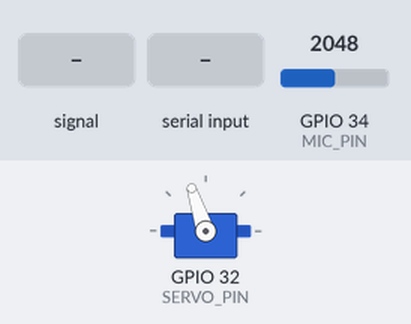
Bench run of a sketch on a simulated ESP32. Parts: servo. The test bench sets the inputs (shaded band); at power-on: GPIO 34 (MIC_PIN) = 2048 (analog values on the 0–4095 scale). Servo pulses on a pin are drawn as a servo (544–2400 µs = 0–180°); what the sketch prints to the serial monitor is not drawn.

Above: at 0.1 s.
At 1.7 s:
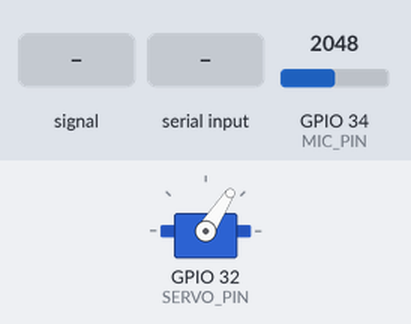
1.8 s: GPIO 34 (MIC_PIN) fed a 200 Hz sine of ±327 counts around its level
4.8 s: GPIO 34 (MIC_PIN) set to 2440
6.6 s: "horn12\n" received over Serial
9.6 s: GPIO 34 (MIC_PIN) fed a 1000 Hz sine of ±1023 counts around its level
12.1 s: "?\n" received over Serial
15.1 s: GPIO 34 (MIC_PIN) fed a 2 Hz sine of ±1228 counts around its level
Timing chart, 0 to 18.0 s (numbered marks = the images above; inputs shaded):
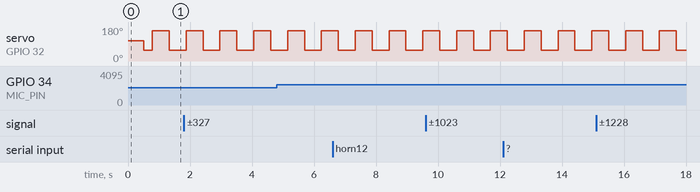

The sketch:

esp32_acoustic_v2.ino
```cpp
/* Acoustic frontend V2. Classic ESP32, Arduino-ESP32 3.x, USB 115200.
 * No external servo library. GPIO34=ADC1 input, GPIO32=horn PWM.
 * Continuous multi-tone beacon (frequency diversity, Phase B step 3, 20 Nov 2026);
 * paired captures have separate midpoint timestamps. Per pair, two lines with the same seq:
 * B2,seq,M,a-_1..a-_M,a+_1..a+_M,Nm,Np*CRC16   per-tone amplitudes (raw, not noise-subtracted)
 * R2,seq,tm_us,tp_us,emit_us,phi_m,phi_p,Am,Ap,Nm,Np,pp_m,pp_p,flags*CRC16
 * B2 is sent first, so a host can recombine the bins (rover.sensing.combine_bins) before
 * it handles the R2 line. Hosts that only know R2 ignore B2 and use the firmware combination.
 *   Am/Ap = sqrt(max(0, mean_k a_k^2 - N^2)): equal-weight power average over the M tone
 *           bins minus the in-band noise power. Coherent multipath fringes have a different
 *           phase in each bin, so averaging power over frequency removes most of the
 *           position dependence of a single tone (fringe spacing in frequency = c/dL).
 *   Nm/Np = sqrt(mean noise-bin power); the noise bins sit midway between the tones.
 *   wide16 includes 4000 Hz (the old single tone); horn12 avoids every 1 kHz multiple.
 * BEACON_PROFILE selects the tone set: 2 = horn12 (default, 3.19-4.56 kHz), 1 = wide16 (2.5-6.25 kHz).
 * Legacy single-tone behaviour: TONE_K={128}, NOISE_K={96} (4 kHz tone, 3 kHz reference),
 * USE_HANN=0. A is then noise-subtracted, which the old sketch did not do.
 * CRC16-CCITT-FALSE: ASCII before '*', init FFFF, polynomial 1021.
 *   tm_us/tp_us = midpoints of the A- / A+ captures; either may come first (bit 3).
 * flags: 1 valid, 2 ADC clipping (> RAIL_MAX = NS/50 samples at a rail; fewer are blanked), 4 sample timing failure; valid excludes 2/4.
 *        8 capture order: 0 = A- captured first, 1 = A+ captured first (alternates every pair).
 * Commands P<deg>, D<deg>, S<ms>, ?; one newline-terminated command per line.
 *
 * Servo constants are the wired-v2 values (esp32_acoustic_wired.ino, Oct 28):
 * centre 110 deg, +1 = left, 500-2400 us (the ESP32Servo attach range), phi limit 80 deg.
 * SERVO_CENTER IS A PER-MOUNT CALIBRATION: 110 deg is where the horn pointed straight
 * ahead with the horn-to-servo mounting used for the Oct-Nov data (the horn is not
 * aligned 1:1 with the servo spline). Re-measure it whenever the horn, servo or bracket
 * is moved or reattached, and note the value in each session's notes.
 * HORN_LIMIT=80 is only an upper bound; experiments set dither separately (D, max 60).
 * With centre 110 the servo end stop (180 deg) limits phi to +70 on the left, so the
 * physical span is [-80, +70] deg. This only matters for |phi_c|+delta > 70 (the E1
 * sweep edges); E2-E4 never exceeded 60. This sketch clamps explicitly and reports the
 * true angle. If the re-measured centre changes, PHI_LO/PHI_HI follow automatically;
 * update horn_limit_left_deg in Config/measured_sensor.json to match.
 * Capture order alternates every pair, as in wired v2: consecutive pairs ping-pong, so
 * there is one 2*delta move per pair, and an order-dependent bias (target motion during
 * the ~0.4 s gap) averages out of ln(A+/A-).
 * Verify the servo constants with the horn disconnected before mounting it.
 *
 * Wireless (optional, -DUSE_BT=1; default is USB only): Bluetooth Classic SPP alongside USB. Every output line
 * goes to USB and, while a client is connected, to Bluetooth; commands are accepted from
 * either link. The line protocol is identical, so the host only changes its port
 * (Pi: /dev/rfcomm0 after `rfcomm bind`; Windows: the outgoing "Standard Serial over
 * Bluetooth link" COM port). Pairs emitted with no client connected are lost (seq gaps).
 * A line never blocks the sampling loop: if the BT transmit buffer cannot take the
 * whole line, it is dropped and counted (bt_drop in the C2 line).
 * Requires a classic ESP32 (not S2/S3/C3/C6): BLE-only chips have no SPP.
 * Default build (USE_BT=0) is USB only, the deployment path.
 */
#include <Arduino.h>
#include <math.h>
#include <stdarg.h>
#include <stdlib.h>
#include <string.h>

#ifndef USE_BT
#define USE_BT 0   // deployment link is USB serial to the follower Pi; -DUSE_BT=1 enables SPP
#endif
#if USE_BT
#include "BluetoothSerial.h"
#if !defined(CONFIG_BT_ENABLED) || !defined(CONFIG_BLUEDROID_ENABLED)
#error "Classic Bluetooth is not enabled: use a classic ESP32 with board 'ESP32 Dev Module', or build with -DUSE_BT=0"
#endif
BluetoothSerial SerialBT;
constexpr const char *BT_NAME="AcousticFollower";   // name shown when pairing
uint32_t bt_dropped=0;
bool bt_was_connected=false;
#endif
// Declared here so Arduino's generated prototypes can see it.
struct LineReader { char buf[32]; uint8_t n=0; bool overflow=false; };

constexpr int MIC_PIN=34, SERVO_PIN=32;
constexpr int FS=16000, NS=512;
// Bin k is k*FS/NS = k*31.25 Hz. The beacon WAV must contain exactly the TONE_K tones.
// Default 1 (wide16) since 28 Nov: the adopted s1 bin_model and K are fitted on wide16; horn12 is uncalibrated.
#ifndef BEACON_PROFILE
#define BEACON_PROFILE 1
#endif
#if BEACON_PROFILE==2
// "horn12" (BEACON_PROFILE=2, from the 20 Nov s1 findings): the horn has bearing slope only at ~3.25-4.5 kHz,
// and USB-frame interference sits on every 1 kHz multiple. 12 tones, 3187.5..4562.5 Hz every
// 125 Hz (k = 102..146 step 4), none within one bin of a 1 kHz multiple (k % 32 in {31,0,1}).
// Noise bins midway (k+-2), except k = 128 (4000 Hz, interference line).
// Beacon: Tools/make_tone.py --spec Data/stimuli/horn12_spec.json
constexpr const char *PROFILE_NAME="horn12";
constexpr int TONE_K[]={102,106,110,114,118,122,126,130,134,138,142,146};
constexpr int NOISE_K[]={100,104,108,112,116,120,124,132,136,140,144,148};
constexpr bool AVOID_KHZ=true;
#else
// "wide16" (first multi-tone session s1): 2500..6250 Hz every 250 Hz (k = 80..200 step 8),
// noise bins midway (k+4). Beacon: Tools/make_tone.py --multitone.
constexpr const char *PROFILE_NAME="wide16";
constexpr int TONE_K[]={80,88,96,104,112,120,128,136,144,152,160,168,176,184,192,200};
constexpr int NOISE_K[]={84,92,100,108,116,124,132,140,148,156,164,172,180,188,196,204};
constexpr bool AVOID_KHZ=false;
#endif
constexpr int M_TONES=sizeof(TONE_K)/sizeof(TONE_K[0]), M_NOISE=sizeof(NOISE_K)/sizeof(NOISE_K[0]);
#ifndef USE_HANN
#define USE_HANN 1   // Hann window: no leakage from bin-centred tones into the noise bins 4 bins away
#endif
constexpr int SERVO_CENTER=110, SERVO_SIGN=1, SERVO_MIN=30, SERVO_MAX=180;
constexpr float HORN_LIMIT=80.f, SLEW_DEG_S=300.f;
constexpr int PULSE_MIN_US=500, PULSE_MAX_US=2400;
// Physical phi span once the servo range applies: [-80, +70] deg for the values above.
constexpr float PHI_LO=(SERVO_SIGN>0?SERVO_MIN-SERVO_CENTER:SERVO_CENTER-SERVO_MAX)<-HORN_LIMIT?-HORN_LIMIT:
                       (float)(SERVO_SIGN>0?SERVO_MIN-SERVO_CENTER:SERVO_CENTER-SERVO_MAX);
constexpr float PHI_HI=(SERVO_SIGN>0?SERVO_MAX-SERVO_CENTER:SERVO_CENTER-SERVO_MIN)>HORN_LIMIT?HORN_LIMIT:
                       (float)(SERVO_SIGN>0?SERVO_MAX-SERVO_CENTER:SERVO_CENTER-SERVO_MIN);
// SNR test on the band-combined, noise-subtracted amplitude. With 16 noise bins the noise
// power estimate has ~25 % relative sd, so silence gives A/N ~ 0.6 at 1 sigma; 2 is ~11 sigma.
// The old per-capture single-bin test (4) rejected captures that fell into a fringe null,
// which biased the surviving ratio; the combined test does not depend on one bin.
constexpr float A_MIN=3.f, SNR_MIN=(M_TONES>1?2.f:4.f);
// Member function, so Arduino's prototype generator does not insert prototypes above Capture.
struct BinCheck { static constexpr bool ok() {
  for(int i=0;i<M_TONES;i++){ if(TONE_K[i]<=0||TONE_K[i]>=NS/2) return false;
    for(int j=0;j<M_NOISE;j++) if(NOISE_K[j]==TONE_K[i]) return false; }
  for(int j=0;j<M_NOISE;j++) if(NOISE_K[j]<=0||NOISE_K[j]>=NS/2) return false;
  if(AVOID_KHZ) {   // 1 kHz = 32 bins; Hann leaks a bin-centred line into +-1 bin only
    for(int i=0;i<M_TONES;i++){int r=TONE_K[i]%32; if(r==31||r==0||r==1) return false;}
    for(int j=0;j<M_NOISE;j++){int r=NOISE_K[j]%32; if(r==31||r==0||r==1) return false;}
  }
  return true;
} };
static_assert(M_TONES>=1 && M_NOISE>=1 && BinCheck::ok(), "tone/noise bins must be distinct and below Nyquist");
static_assert(SERVO_CENTER>=SERVO_MIN && SERVO_CENTER<=SERVO_MAX, "invalid center");
static_assert(SERVO_MIN>=0 && SERVO_MAX<=180, "servo range is 0-180 deg");
static_assert(PHI_LO<0 && PHI_HI>0, "horn span must straddle boresight");
float center=0.f, delta=50.f;   // chosen dither (Matlab/horn_model_parameters.txt)
int settle_ms=40, servo_angle=SERVO_CENTER;
uint32_t seq=0, ready_ms=0;
float pair_pm=0.f, pair_pp=0.f, pair_second=0.f;
bool measuring_second=false, plus_first=false, failed=false;
struct Capture { float A,N; float tone[M_TONES]; uint16_t pp; uint32_t midpoint; bool clip,late; } c1;
float window_w[NS], window_sum=NS;

uint16_t crc16(const char *s) {
  uint16_t crc=0xffff;
  while (*s) { crc ^= (uint16_t)(uint8_t)*s++ << 8;
    for (int i=0;i<8;i++) crc=(crc&0x8000)?(uint16_t)((crc<<1)^0x1021):(uint16_t)(crc<<1);
  }
  return crc;
}

void servoWrite(int angle) {
  angle=constrain(angle,SERVO_MIN,SERVO_MAX);
  uint32_t pulse=PULSE_MIN_US+(uint32_t)(PULSE_MAX_US-PULSE_MIN_US)*angle/180;
  if (!ledcWrite(SERVO_PIN,(uint32_t)((uint64_t)pulse*65535/20000))) failed=true;
}

float moveHorn(float phi) {
  phi=constrain(phi,PHI_LO,PHI_HI);
  int angle=constrain(SERVO_CENTER+SERVO_SIGN*(int)lroundf(phi),SERVO_MIN,SERVO_MAX);
  int travel=abs(angle-servo_angle);
  servoWrite(angle); servo_angle=angle;
  ready_ms=millis()+(uint32_t)ceilf(1000.f*travel/SLEW_DEG_S)+settle_ms;
  return (float)(SERVO_SIGN*(angle-SERVO_CENTER));
}

void initWindow() {
  window_sum=0;
  for(int i=0;i<NS;i++){window_w[i]=USE_HANN?.5f-.5f*cosf(2*PI*i/NS):1.f;window_sum+=window_w[i];}
}

// Amplitude of a bin-centred sinusoid: 2|X_k|/sum(w), so a tone reads the same with or
// without the window (and the same as the old rectangular 4 kHz value).
float binAmplitude(const float *x,int k) {
  float coeff=2*cosf(2*PI*k/NS),s1=0,s2=0;
  for(int i=0;i<NS;i++){float s=x[i]+coeff*s1-s2;s2=s1;s1=s;}
  return 2*sqrtf(fmaxf(0,s1*s1+s2*s2-coeff*s1*s2))/window_sum;
}

// Impulse blanking (28 Nov): motor PWM edges couple sparse one-sided spikes to the ADC rail while
// the tone is intact (A motors-on = A motors-off). A rail sample is not acoustic data: it is set to
// the mean of the in-range samples (zero after mean removal) before the Goertzel, and the capture is
// flagged as clipped only when more than RAIL_MAX samples hit a rail. An over-loud tone hits the
// rails every cycle (hundreds of samples), so it is still flagged. Blanking b samples scales that
// capture's tone amplitude by about 1 - b/NS (<= 2 % at RAIL_MAX). The two horn sides may differ, so
// the worst case is |d ln(A+/A-)| <= 0.02, i.e. <= 1.2 deg bearing (h = 59 deg) and <= 2 % range.
// With no rail samples the output is bit-identical to the previous firmware (no blanking, full mean),
// so every earlier valid pair, and every fit made from valid pairs, is unchanged.
constexpr int RAIL_LO=50, RAIL_HI=4045, RAIL_MAX=NS/50;

Capture capture() {
  static int16_t x[NS]; static float xf[NS]; long sum=0; int mn=4095,mx=0,late=0,rail=0;
  uint32_t start=micros(),first=0,last=0;
  for(int i=0;i<NS;i++) {
    uint32_t due=start+(uint32_t)((uint64_t)i*1000000/FS);
    while((int32_t)(micros()-due)<0){}
    uint32_t sample=micros();
    if((int32_t)(sample-due)>20)late++;
    int value=analogRead(MIC_PIN);
    if(i==0)first=sample; last=sample;
    x[i]=value;mn=min(mn,value);mx=max(mx,value);
    if(value<=RAIL_LO||value>=RAIL_HI){rail++;x[i]=-1;} else sum+=value;   // -1 marks a blanked sample
  }
  float actual_fs=(NS-1)*1e6f/(uint32_t)(last-first);
  Capture c;
  const float mean=rail<NS?(float)sum/(NS-rail):2048.f;
  for(int i=0;i<NS;i++)xf[i]=(x[i]<0?0.f:x[i]-mean)*window_w[i];
  float pt=0,pn=0;
  for(int m=0;m<M_TONES;m++){c.tone[m]=binAmplitude(xf,TONE_K[m]);pt+=c.tone[m]*c.tone[m];}
  for(int j=0;j<M_NOISE;j++){float a=binAmplitude(xf,NOISE_K[j]);pn+=a*a;}
  pt/=M_TONES;pn/=M_NOISE;
  c.A=sqrtf(fmaxf(0,pt-pn));c.N=sqrtf(pn);
  c.pp=mx-mn;c.midpoint=first+(uint32_t)(last-first)/2;
  c.clip=rail>RAIL_MAX;   // pp keeps the raw extremes, so a spike still shows in pp_m/pp_p
  c.late=late>NS/20||fabsf(actual_fs/FS-1)>0.02f;
  return c;
}

// Output: USB always; Bluetooth while a client is connected and its buffer has room.
void emit(const char *line) {
  Serial.print(line);
#if USE_BT
  if(SerialBT.hasClient()) {
    if(SerialBT.availableForWrite()>=(int)strlen(line))SerialBT.print(line);
    else bt_dropped++;
  }
#endif
}

void emitf(const char *fmt,...) __attribute__((format(printf,1,2)));
void emitf(const char *fmt,...) {
  char b[600];va_list a;va_start(a,fmt);vsnprintf(b,sizeof(b),fmt,a);va_end(a);emit(b);
}

void config() {
#if USE_BT
  const char *link=SerialBT.hasClient()?"usb+bt":"usb";unsigned long drops=bt_dropped;
#else
  const char *link="usb";unsigned long drops=0;
#endif
  emitf("C2,profile=%s,fs=%d,N=%d,tones=%d,tone_k=%d:%d,noise_bins=%d,noise_k=%d:%d,window=%s,combine=power_nsub,snr_min=%.1f,"
        "settle_ms=%d,center=%d,sign=%d,limits=%d:%d,phi=%.1f:%.1f,phi_c=%.1f,dlt=%.1f,alternate=1,link=%s,bt_drop=%lu,rail_max=%d\n",
    PROFILE_NAME,FS,NS,M_TONES,TONE_K[0],TONE_K[M_TONES-1],M_NOISE,NOISE_K[0],NOISE_K[M_NOISE-1],USE_HANN?"hann":"rect",SNR_MIN,
    settle_ms,SERVO_CENTER,SERVO_SIGN,SERVO_MIN,SERVO_MAX,PHI_LO,PHI_HI,center,delta,link,drops,RAIL_MAX);
}

void command(const char *s) {
  if(s[0]=='?' && s[1]==0){config();return;}
  char *end;float value=strtof(s+1,&end);
  if(end==s+1||*end!=0||!isfinite(value)){emit("# invalid command\n");return;}
  switch(s[0]) {
    case 'P':center=constrain(value,PHI_LO+delta,PHI_HI-delta);break;
    case 'D':delta=constrain(value,1.f,60.f);center=constrain(center,PHI_LO+delta,PHI_HI-delta);break;
    case 'S':settle_ms=constrain((int)value,20,1000);break;
    default:emit("# unknown command\n");break;
  }
}

void pollStream(Stream &in,LineReader &r) {
  while(in.available()) {
    char ch=in.read();
    if(ch=='\r'||ch=='\n') {
      if(r.n&&!r.overflow){r.buf[r.n]=0;command(r.buf);}r.n=0;r.overflow=false;
    } else if(r.n<sizeof(r.buf)-1&&!r.overflow)r.buf[r.n++]=ch;else r.overflow=true;
  }
}

void pollCommands() {
  static LineReader usb;pollStream(Serial,usb);
#if USE_BT
  static LineReader bt;pollStream(SerialBT,bt);
  bool connected=SerialBT.hasClient();
  if(connected!=bt_was_connected) {
    bt_was_connected=connected;
    if(connected){emit("# bt client connected\n");config();}
    else Serial.print("# bt client disconnected\n");
  }
#endif
}

void startPair() {
  // Snapshot both commanded angles: a P or D received between halves affects only the next pair.
  float local_center=constrain(center,PHI_LO+delta,PHI_HI-delta);
  const float s=plus_first?1.f:-1.f;
  pair_second=local_center-s*delta;           // commanded; moveHorn returns the actual angle
  float first=moveHorn(local_center+s*delta);
  if(plus_first)pair_pp=first;else pair_pm=first;
  measuring_second=false;
}

void setup() {
  // B2+R2 are ~370 bytes per pair: buffer them so a line never blocks the sampling loop.
  Serial.setTxBufferSize(1024);
  Serial.begin(115200);
  initWindow();
#if USE_BT
  if(!SerialBT.begin(BT_NAME))Serial.print("# WARN bluetooth failed to start; USB only\n");
  else Serial.printf("# bluetooth SPP name %s\n",BT_NAME);
#endif
  analogReadResolution(12);analogSetPinAttenuation(MIC_PIN,ADC_11db);
  if(!ledcAttach(SERVO_PIN,50,16)){emit("# FATAL servo PWM setup\n");failed=true;return;}
  servoWrite(SERVO_CENTER);delay(500);config();startPair();
}

void loop() {
  pollCommands();
  if(failed){delay(10);return;}
  if((int32_t)(millis()-ready_ms)<0){delay(1);return;}
  if(!measuring_second) {
    c1=capture();
    float second=moveHorn(pair_second);
    if(plus_first)pair_pm=second;else pair_pp=second;
    measuring_second=true;return;
  }
  Capture c2=capture();
  const bool pf=plus_first;
  const Capture &cm=pf?c2:c1, &cp=pf?c1:c2;   // A- / A+ regardless of order
  bool clip=cm.clip||cp.clip,late=cm.late||cp.late;
  bool valid=!clip&&!late&&cm.A>=A_MIN&&cp.A>=A_MIN&&cm.A>=SNR_MIN*cm.N&&cp.A>=SNR_MIN*cp.N;
  unsigned flags=(valid?1:0)|(clip?2:0)|(late?4:0)|(pf?8:0);
  static char bins[520];
  int n=snprintf(bins,sizeof(bins),"B2,%lu,%d",(unsigned long)seq,M_TONES);
  for(int m=0;m<M_TONES&&n<(int)sizeof(bins);m++)n+=snprintf(bins+n,sizeof(bins)-n,",%.2f",cm.tone[m]);
  for(int m=0;m<M_TONES&&n<(int)sizeof(bins);m++)n+=snprintf(bins+n,sizeof(bins)-n,",%.2f",cp.tone[m]);
  if(n<(int)sizeof(bins))snprintf(bins+n,sizeof(bins)-n,",%.3f,%.3f",cm.N,cp.N);
  char payload[240];
  snprintf(payload,sizeof(payload),"R2,%lu,%lu,%lu,%lu,%.1f,%.1f,%.4f,%.4f,%.4f,%.4f,%u,%u,%u",
    (unsigned long)seq++,(unsigned long)cm.midpoint,(unsigned long)cp.midpoint,(unsigned long)micros(),
    pair_pm,pair_pp,cm.A,cp.A,cm.N,cp.N,cm.pp,cp.pp,flags);
  // Start the next servo move before printing, so serial output overlaps the slew.
  plus_first=!plus_first;
  startPair();
  emitf("%s*%04X\n",bins,crc16(bins));
  emitf("%s*%04X\n",payload,crc16(payload));
}
```

Measured:
- by itself, servo on GPIO 32 (SERVO_PIN): alternates 159° for 0.55 s and 57° for 0.55 s
